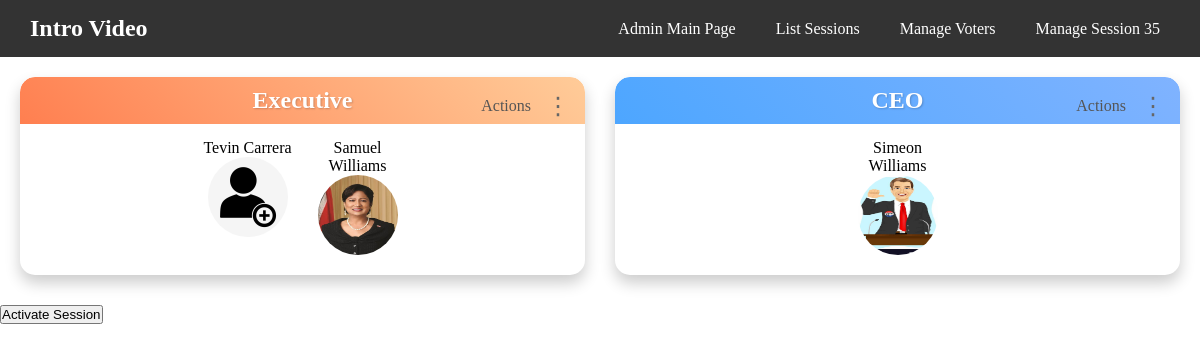
Screenshot of /view_voting_session/35/ with the database file from the repository.
### voters/models.py (models this page shows, shortened)
class VotingSession(models.Model):
    session_id = models.AutoField(primary_key=True)
    title = models.CharField(max_length=200)
    unique_url = models.URLField(unique=True, blank=True, null=True)
    is_active = models.BooleanField(default=False)
    admin = models.ForeignKey(User, on_delete=models.CASCADE)  # session creator/admin
    qr_code = models.ImageField(upload_to='qr_codes/', blank=True, null=True)
    created_at = models.DateTimeField(auto_now_add=True)
    updated_at = models.DateTimeField(auto_now=True)
    total_voters = models.IntegerField(default=0)
    current_voters = models.IntegerField(default=0)

class VotingSegmentHeader(models.Model):
    session = models.ForeignKey(VotingSession, on_delete=models.CASCADE, related_name='segments')
    name = models.CharField(max_length=255)  # Name of the segment header, e.g., "President", "Treasurer"
    order = models.IntegerField(default=0)  # Field to store order
    class Meta:
        ordering = ['order']  # Ensures segments are returned in the specified order

class Candidate(models.Model):
    name = models.CharField(max_length=255)
    photo = models.ImageField(upload_to='candidate_photos/')
    voting_session = models.ForeignKey(VotingSession, on_delete=models.CASCADE)
    segment_header = models.ForeignKey(VotingSegmentHeader, on_delete=models.CASCADE, related_name='candidates')
    total_votes = models.IntegerField(default=0)

### voters/views.py (the view)
# urls.py: path('view_voting_session/<int:session_id>/', voters_views.active_voting_session, name = 'active_voting_session'),
def active_voting_session(request, session_id):
    session = get_object_or_404(VotingSession, session_id=session_id)
    segments = VotingSegmentHeader.objects.filter(session=session).prefetch_related('candidates')
    context = {
        'session': session,
        'segments': segments,
    }
    return render(request, 'voters/voting_session.html', context)

### voters/templates/voters/voting_session.html (shortened to what this page needs)
<head>
    {% load static %}
    <link href="{% static 'style.css' %}?v={% now 'U' %}" rel="stylesheet">
</head>
<body>
    <nav class="voting_session-navbar">
        <div class="voting_session-navbar-content">
            <h1 class="voting_session-navbar-title">{{session.title}}</h1>
            <div class="voting_session-navbar-links">
                <ul>
                    <li><a href="{% url 'admin_main_page' %}">Admin Main Page</a></li>
                    <li><a href="{% url 'list_voting_sessions' %}">List Sessions</a></li>
                    <li><a href="{% url 'voter_list' session.session_id %}">Manage Voters</a></li>
                    <li><a href="{% url 'manage_session' session.session_id %}">Manage Session {{ session.session_id }}</a></li>
                </ul>
            </div>
        </div>
    </nav>
    <form method="post" action="{% url 'activate_session' session.session_id %}">
        <div id="sortable-segments">
            {% for segment in segments %}
                <div class="voting_session_segment" data-id="{{ segment.id }}">
                    <div class="options-menu">
                        <span class="options-label">Actions</span>
                        <span class="options-icon" onclick="toggleOptionsMenu(event)">⋮</span>
                    </div>
                    <h3>{{ segment.name }}</h3>
                    <div class="voting_session_candidates">
                        {% for candidate in segment.candidates.all %}
                            <div class="voting_session_candidate">
                                <p>{{ candidate.name }}</p>
                                <img src="{{ candidate.photo.url }}" alt="Candidate Photo">
                            </div>
                        {% endfor %}
                    </div>
                </div>
            {% endfor %}
        </div>
        <button style="align-items: center;" type="submit">Activate Session</button>
    </form>
</body>

### voting_static/style.css (style rules this page uses)
*, *:before, *:after { padding: 0; margin: 0; box-sizing: border-box; }
#sortable-segments { display: grid; grid-template-columns: repeat(2, 1fr); gap: 30px; padding: 20px; border-radius: 30px; }
.voting_session_segment { position: relative; background-color: #fff; border-radius: 15px; box-shadow: 0 8px 15px rgba(0, 0, 0, 0.2); transition: transform 0.2s ease, box-shadow 0.2s ease; overflow: hidden; margin-bottom: 10px; }
.voting_session_segment h3 { background: linear-gradient(45deg, var(--segment-color), var(--segment-light-color)); color: #fff; text-align: center; font-size: 1.5rem; padding: 10px; margin: 0; border-radius: 15px 15px 0 0; font-weight: bold; text-shadow: 1px 1px 2px rgba(0, 0, 0, 0.2); }
.voting_session_candidates { padding: 15px; display: flex; flex-wrap: wrap; gap: 10px; justify-content: center; }
.voting_session_candidate { text-align: center; width: 100px; }
.voting_session_candidate img { width: 80px; height: 80px; border-radius: 50%; object-fit: fill; margin-bottom: 5px; }
.voting_session-navbar { width: auto; display: flex; justify-content: space-between; align-items: center; background-color: #333; padding: 15px 30px; color: white; }
.voting_session-navbar-content { display: flex; justify-content: space-between; align-items: center; width: 100%; }
.voting_session-navbar-title { font-size: 1.5em; color: white; }
.voting_session-navbar-links ul { list-style-type: none; display: flex; gap: 20px; margin: 0; padding: 0; }
.voting_session-navbar-links ul li a { color: white; text-decoration: none; font-size: 1em; padding: 5px 10px; border-radius: 5px; transition: background-color 0.3s; }
* { margin: 0; padding: 0; box-sizing: border-box; }
.options-menu { position: absolute; top: 10px; right: 10px; display: flex; align-items: center; }
.options-label { font-size: 1rem; color: #555; margin-right: 10px; }
.options-icon { cursor: pointer; font-size: 1.5rem; color: #666; padding: 5px; }

### rows the page displays
VotingSession: title "Intro Video", session_id "35"
VotingSegmentHeader: name "Executive"
Candidate: name "Tevin Carrera", photo (picture)
Candidate: name "Samuel Williams", photo (picture)
VotingSegmentHeader: name "CEO"
Candidate: name "Simeon Williams", photo (picture)
